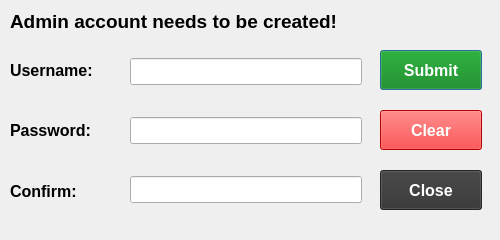
<?xml version="1.0" encoding="UTF-8"?>
<ui version="4.0">
 <class>passworddialog</class>
 <widget class="QDialog" name="passworddialog">
  <property name="geometry">
   <rect>
    <x>0</x>
    <y>0</y>
    <width>500</width>
    <height>240</height>
   </rect>
  </property>
  <property name="sizePolicy">
   <sizepolicy hsizetype="Fixed" vsizetype="Fixed">
    <horstretch>0</horstretch>
    <verstretch>0</verstretch>
   </sizepolicy>
  </property>
  <property name="minimumSize">
   <size>
    <width>500</width>
    <height>240</height>
   </size>
  </property>
  <property name="maximumSize">
   <size>
    <width>500</width>
    <height>240</height>
   </size>
  </property>
  <property name="font">
   <font>
    <pointsize>13</pointsize>
    <bold>true</bold>
   </font>
  </property>
  <property name="windowTitle">
   <string>Admin Creation</string>
  </property>
  <widget class="QWidget" name="layoutWidget">
   <property name="geometry">
    <rect>
     <x>10</x>
     <y>40</y>
     <width>103</width>
     <height>181</height>
    </rect>
   </property>
   <property name="font">
    <font>
     <pointsize>12</pointsize>
     <bold>false</bold>
    </font>
   </property>
   <layout class="QVBoxLayout" name="textfield">
    <property name="spacing">
     <number>0</number>
    </property>
    <item>
     <widget class="QLabel" name="username">
      <property name="font">
       <font>
        <pointsize>12</pointsize>
        <bold>true</bold>
       </font>
      </property>
      <property name="text">
       <string>Username:</string>
      </property>
     </widget>
    </item>
    <item>
     <widget class="QLabel" name="password">
      <property name="font">
       <font>
        <pointsize>12</pointsize>
        <bold>true</bold>
       </font>
      </property>
      <property name="text">
       <string>Password:</string>
      </property>
     </widget>
    </item>
    <item>
     <widget class="QLabel" name="passwordagain">
      <property name="font">
       <font>
        <pointsize>12</pointsize>
        <bold>true</bold>
       </font>
      </property>
      <property name="text">
       <string>Confirm:</string>
      </property>
     </widget>
    </item>
   </layout>
  </widget>
  <widget class="QWidget" name="layoutWidget">
   <property name="geometry">
    <rect>
     <x>380</x>
     <y>40</y>
     <width>102</width>
     <height>181</height>
    </rect>
   </property>
   <property name="font">
    <font>
     <pointsize>12</pointsize>
     <bold>true</bold>
    </font>
   </property>
   <layout class="QVBoxLayout" name="buttons">
    <property name="spacing">
     <number>10</number>
    </property>
    <property name="topMargin">
     <number>0</number>
    </property>
    <property name="bottomMargin">
     <number>0</number>
    </property>
    <item>
     <widget class="QPushButton" name="submitbutton">
      <property name="minimumSize">
       <size>
        <width>100</width>
        <height>40</height>
       </size>
      </property>
      <property name="font">
       <font>
        <pointsize>12</pointsize>
        <bold>true</bold>
       </font>
      </property>
      <property name="styleSheet">
       <string notr="true">background-color : green;
color: white;</string>
      </property>
      <property name="text">
       <string>Submit</string>
      </property>
     </widget>
    </item>
    <item>
     <widget class="QPushButton" name="clearbutton">
      <property name="minimumSize">
       <size>
        <width>100</width>
        <height>40</height>
       </size>
      </property>
      <property name="font">
       <font>
        <pointsize>12</pointsize>
        <bold>true</bold>
       </font>
      </property>
      <property name="styleSheet">
       <string notr="true">background-color : red;
color: white;</string>
      </property>
      <property name="text">
       <string>Clear</string>
      </property>
     </widget>
    </item>
    <item>
     <widget class="QPushButton" name="closebutton">
      <property name="minimumSize">
       <size>
        <width>100</width>
        <height>40</height>
       </size>
      </property>
      <property name="font">
       <font>
        <pointsize>12</pointsize>
        <bold>true</bold>
       </font>
      </property>
      <property name="styleSheet">
       <string notr="true">background-color: #333333;
color: white;</string>
      </property>
      <property name="text">
       <string>Close</string>
      </property>
     </widget>
    </item>
   </layout>
  </widget>
  <widget class="QLabel" name="info">
   <property name="geometry">
    <rect>
     <x>10</x>
     <y>10</y>
     <width>481</width>
     <height>22</height>
    </rect>
   </property>
   <property name="font">
    <font>
     <pointsize>14</pointsize>
     <bold>true</bold>
     <underline>false</underline>
    </font>
   </property>
   <property name="text">
    <string>Admin account needs to be created!</string>
   </property>
  </widget>
  <widget class="QLabel" name="errorpwd">
   <property name="geometry">
    <rect>
     <x>10</x>
     <y>150</y>
     <width>351</width>
     <height>21</height>
    </rect>
   </property>
   <property name="font">
    <font>
     <pointsize>13</pointsize>
     <bold>false</bold>
    </font>
   </property>
   <property name="styleSheet">
    <string notr="true">color: red</string>
   </property>
   <property name="text">
    <string/>
   </property>
  </widget>
  <widget class="QWidget" name="layoutWidget">
   <property name="geometry">
    <rect>
     <x>130</x>
     <y>40</y>
     <width>232</width>
     <height>181</height>
    </rect>
   </property>
   <property name="font">
    <font>
     <pointsize>12</pointsize>
     <bold>true</bold>
    </font>
   </property>
   <layout class="QVBoxLayout" name="passwordfield">
    <property name="spacing">
     <number>30</number>
    </property>
    <property name="topMargin">
     <number>16</number>
    </property>
    <property name="bottomMargin">
     <number>16</number>
    </property>
    <item>
     <widget class="QLineEdit" name="userfield">
      <property name="minimumSize">
       <size>
        <width>230</width>
        <height>20</height>
       </size>
      </property>
      <property name="font">
       <font>
        <pointsize>12</pointsize>
        <bold>true</bold>
       </font>
      </property>
     </widget>
    </item>
    <item>
     <widget class="QLineEdit" name="pwdfield">
      <property name="minimumSize">
       <size>
        <width>230</width>
        <height>20</height>
       </size>
      </property>
      <property name="font">
       <font>
        <pointsize>12</pointsize>
        <bold>true</bold>
       </font>
      </property>
      <property name="text">
       <string/>
      </property>
      <property name="echoMode">
       <enum>QLineEdit::Password</enum>
      </property>
     </widget>
    </item>
    <item>
     <widget class="QLineEdit" name="pwdfieldconfirm">
      <property name="minimumSize">
       <size>
        <width>230</width>
        <height>20</height>
       </size>
      </property>
      <property name="font">
       <font>
        <pointsize>12</pointsize>
        <bold>true</bold>
       </font>
      </property>
      <property name="text">
       <string/>
      </property>
      <property name="echoMode">
       <enum>QLineEdit::Password</enum>
      </property>
     </widget>
    </item>
   </layout>
  </widget>
  <widget class="QLabel" name="erroruser">
   <property name="geometry">
    <rect>
     <x>10</x>
     <y>90</y>
     <width>351</width>
     <height>21</height>
    </rect>
   </property>
   <property name="font">
    <font>
     <pointsize>13</pointsize>
     <bold>false</bold>
    </font>
   </property>
   <property name="styleSheet">
    <string notr="true">color: red</string>
   </property>
   <property name="text">
    <string/>
   </property>
  </widget>
  <widget class="QLabel" name="errorpwdconfirm">
   <property name="geometry">
    <rect>
     <x>10</x>
     <y>210</y>
     <width>351</width>
     <height>21</height>
    </rect>
   </property>
   <property name="font">
    <font>
     <pointsize>13</pointsize>
     <bold>false</bold>
    </font>
   </property>
   <property name="styleSheet">
    <string notr="true">color: red</string>
   </property>
   <property name="text">
    <string/>
   </property>
  </widget>
  <zorder>info</zorder>
  <zorder>erroruser</zorder>
  <zorder>errorpwdconfirm</zorder>
  <zorder>errorpwd</zorder>
  <zorder>layoutWidget</zorder>
  <zorder>layoutWidget</zorder>
  <zorder>layoutWidget</zorder>
 </widget>
 <resources/>
 <connections/>
</ui>
